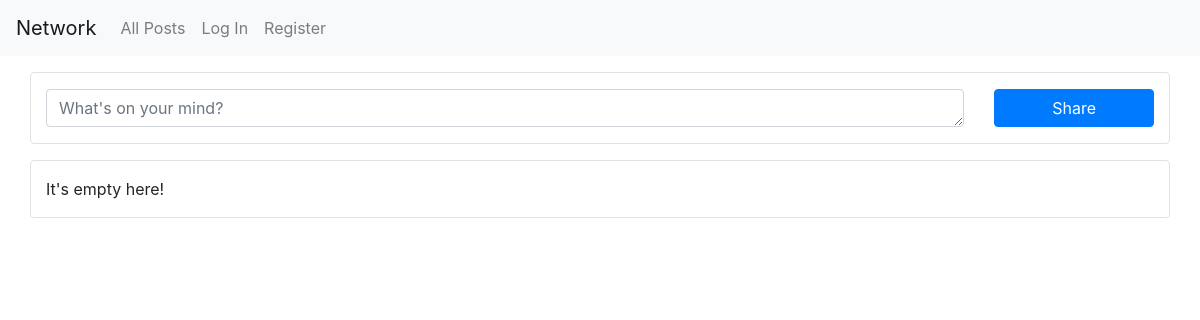
The app's page /, older data.
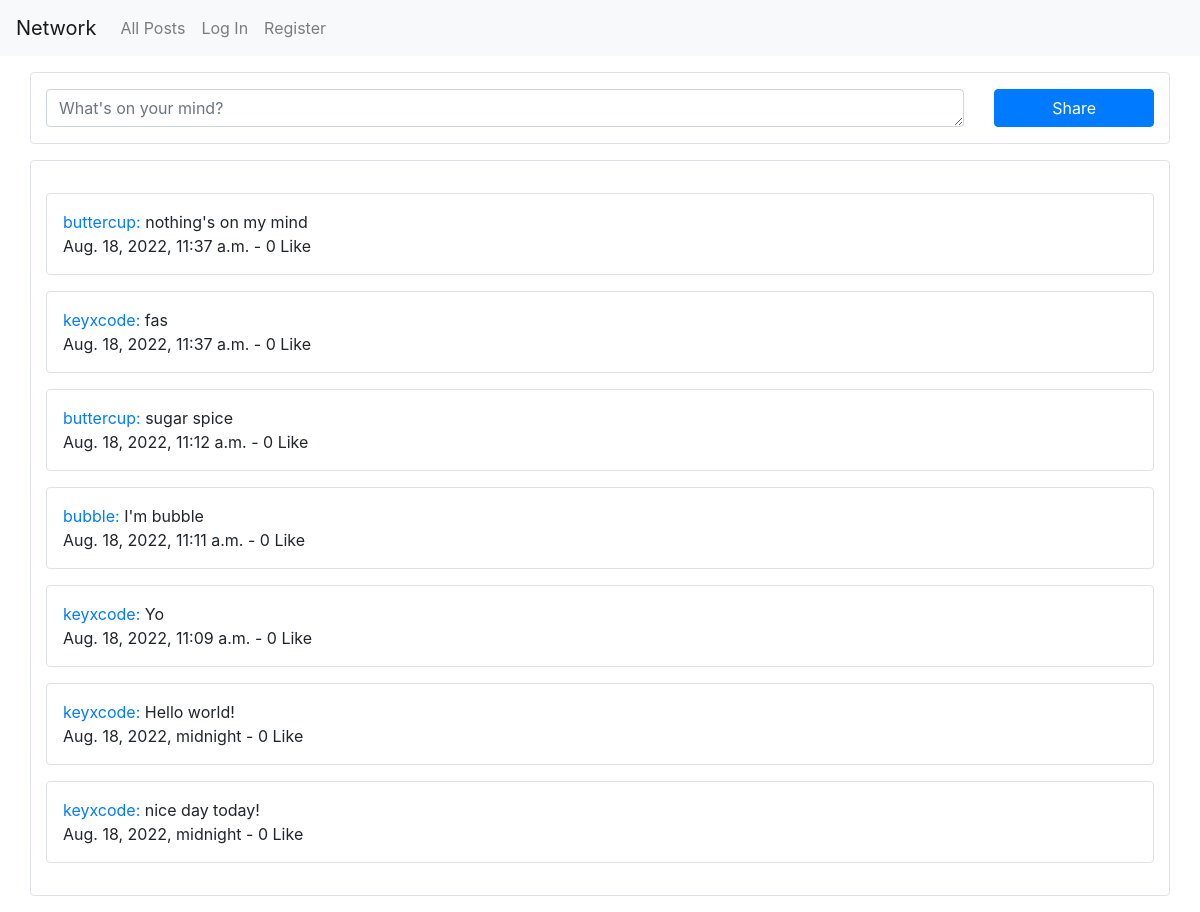
The same page, newer data.
### network/models.py (models this page shows, shortened)
class Post(models.Model):
    content = models.CharField(max_length=256)
    poster = models.ForeignKey(User, on_delete=models.CASCADE, null=True, related_name="all_posts")
    timestamp = models.DateTimeField(auto_now_add=True)

class User(AbstractUser):
    pass

### network/views.py (the view)
# urls.py: path("", views.index, name="index"),
def index(request):
    posts = Post.objects.all().order_by('-timestamp')
    return render(request, "network/index.html", {
        "posts": posts
    })

### network/templates/network/index.html (shortened to what this page needs)
{% extends "network/layout.html" %}
{% block body %}
    <form action="{% url 'create_post' %}" class="border rounded row mb-3 mt-3" method="post">
            <div class="col-sm-10">
                <textarea autofocus class="form-control my-3" name="content" placeholder="What's on your mind?" rows="1"></textarea>
            </div>
            <div class="col-sm-2">
                <input class="btn btn-primary my-3 w-100" type="submit" value="Share">
            </div>
    </form>
    <div class="border rounded row mb-3 py-3">
        <div class="col">
            {% if posts %}
                {% for post in posts %}
                    <div class="border rounded p-3 my-3">
                        <div class="row">
                            <div class="col-10">
                                <div>
                                    <a href="#">{{ post.poster }}:</a>
                                    <span>{{ post.content }}</span>
                                </div>
                                <div>
                                    {{ post.timestamp }} - 0 Like
                                </div>
                            </div>
                            <div class="col-2">
                            </div>
                        </div>
                    </div>
                {% endfor %}
            {% else %}
                It's empty here!
            {% endif %}
        </div>
    </div>
{% endblock %}

### network/templates/network/layout.html (shortened to what this page needs)
{% load static %}
<!DOCTYPE html>
<html lang="en">
    <head>
        <link rel="stylesheet" href="https://stackpath.bootstrapcdn.com/bootstrap/4.4.1/css/bootstrap.min.css">
        <link href="{% static 'network/styles.css' %}" rel="stylesheet">
    </head>
    <body>
        <nav class="navbar navbar-expand-lg navbar-light bg-light">
            <a class="navbar-brand" href="#">Network</a>
            <div>
              <ul class="navbar-nav mr-auto">
                <li class="nav-item">
                  <a class="nav-link" href="{% url 'index' %}">All Posts</a>
                </li>
                {% if user.is_authenticated %}
                    <li class="nav-item">
                        <a class="nav-link" href="#">Following</a>
                    </li>
                    <li class="nav-item">
                        <a class="nav-link" href="{% url 'logout' %}">Log Out</a>
                    </li>
                {% else %}
                    <li class="nav-item">
                        <a class="nav-link" href="{% url 'login' %}">Log In</a>
                    </li>
                    <li class="nav-item">
                        <a class="nav-link" href="{% url 'register' %}">Register</a>
                    </li>
                {% endif %}
              </ul>
            </div>
          </nav>
        <div class="body">
            <div class="container">
                {% block body %}
                {% endblock %}
            </div>
        </div>
    </body>
</html>

Row changes from the older to the newer data that the page shows:
added Post: poster "buttercup", content "nothing's on my mind", timestamp "Aug. 18, 2022, 11:37 a.m."
added Post: poster "keyxcode", content "fas", timestamp "Aug. 18, 2022, 11:37 a.m."
added Post: poster "buttercup", content "sugar spice", timestamp "Aug. 18, 2022, 11:12 a.m."
added Post: poster "bubble", content "I'm bubble", timestamp "Aug. 18, 2022, 11:11 a.m."
added Post: poster "keyxcode", content "Yo", timestamp "Aug. 18, 2022, 11:09 a.m."
added Post: poster "keyxcode", content "Hello world!", timestamp "Aug. 18, 2022, midnight"
added Post: poster "keyxcode", content "nice day today!", timestamp "Aug. 18, 2022, midnight"
Text that changed along with them:
text no longer shown: "It's empty here!"
